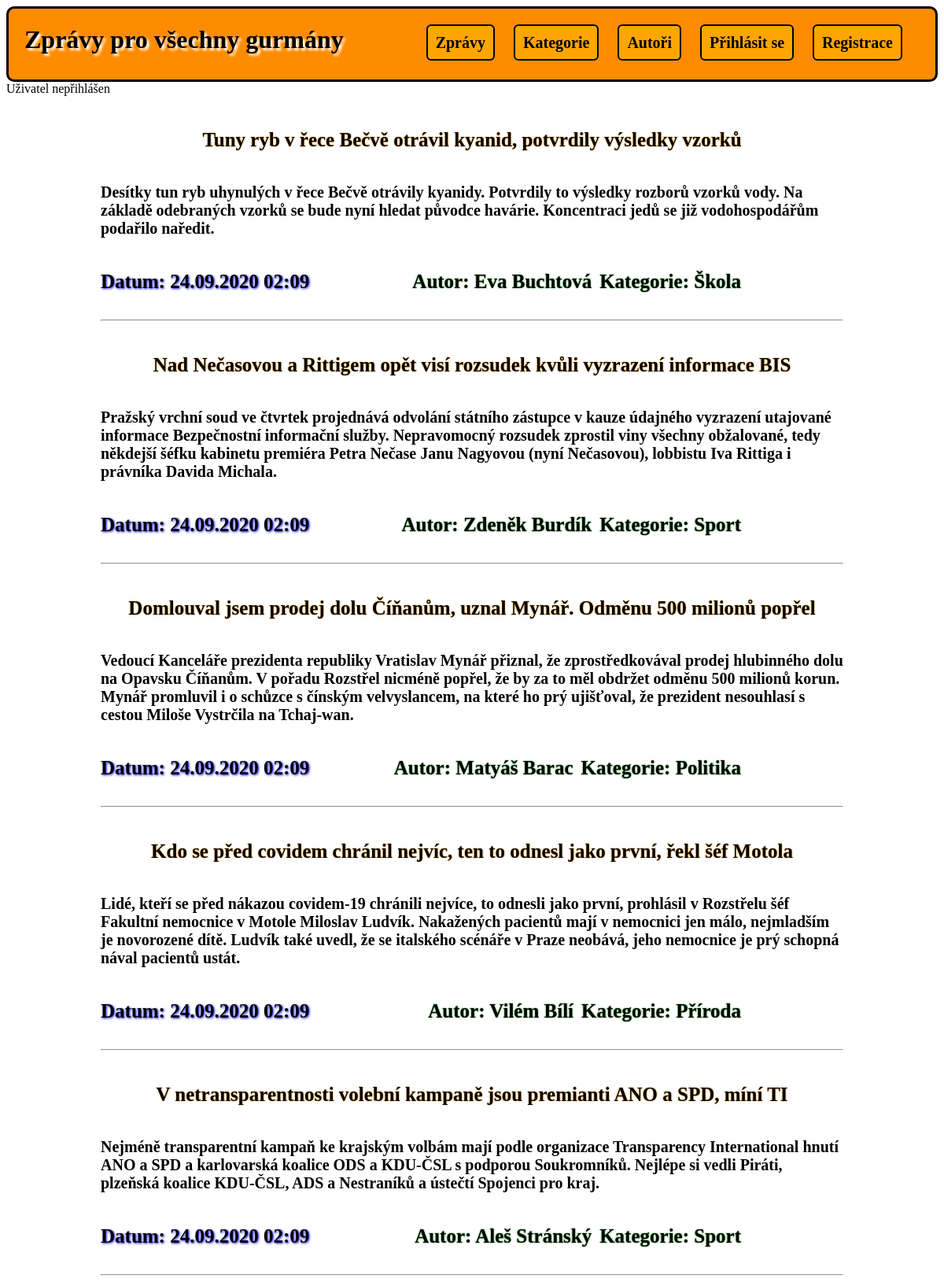
/Zprávy/index.php, run on the app's committed database.
### tables this page shows
CREATE TABLE `article` (
  `ID` int(7) NOT NULL,
  `title` varchar(300) NOT NULL,
  `perex` text NOT NULL,
  `article` text NOT NULL,
  `id_kategorie` int(11) NOT NULL,
  `id_autor` int(11) NOT NULL,
  `datum` timestamp NOT NULL DEFAULT current_timestamp(),
  `delete_add` datetime DEFAULT NULL
);

CREATE TABLE `kategorie` (
  `ID` int(11) NOT NULL,
  `Kategorie` varchar(60) NOT NULL
);

CREATE TABLE `autor` (
  `ID` int(11) NOT NULL,
  `name` varchar(100) NOT NULL,
  `email` varchar(255) NOT NULL,
  `password` varchar(255) NOT NULL
);

### Zprávy/index.php (the view, shortened to what this page needs)
<?php
$conn = new PDO('mysql:host=localhost;dbname=zpravy', 'root', '', [
    PDO::ATTR_ERRMODE => PDO::ERRMODE_EXCEPTION
]);
$conn->query('SET NAMES utf8');
$dotaz = 'SELECT *,au.ID as id_autor, k.ID as id_kategorie,a.ID as id_article FROM article a inner join autor au on a.id_autor = au.ID inner join kategorie k on a.id_kategorie = k.ID ORDER by datum desc LIMIT 5 ';
$stmt = $conn->prepare($dotaz);
$stmt->execute();
$article = $stmt->fetchAll();
?>
<!doctype html>
<html lang="en">
<head>
    <link rel="stylesheet" href="style.css" >
</head>
<body>
<header>
    <div>
        <h1>Zprávy pro všechny gurmány</h1>
        <div>
            <a href="index.php">Zprávy</a>
            <a href="Kategorie.php">Kategorie</a>
            <a href="Autori.php">Autoři</a>
            <a href="login.php">Přihlásit se</a>
            <a href="register.php">Registrace</a>
        </div>
    </div>
</header>
<?php if (isset($_SESSION['user'])): ?>
    Uživatel
    <br>
    <?= $_SESSION['user']['name'] ?>
    <br>
    <a href="logout.php">Odhlásit</a>
<?php else: ?>
Uživatel nepřihlášen
<?php endif; ?>
<nav>
    <?php foreach ($article as $zprava): ?>
    <h1><a href="Article.php?id=<?= $zprava['id_article']?>"><?= $zprava['title']?></a></h1>
    <h2>
        <?= $zprava['perex']?>
    </h2>
    <h3>Datum: <?= date("d.m.Y h:m",strtotime($zprava['datum']))?></h3>
    <nav>
        <a href="vypis.php?id_kategorie=<?= $zprava['id_kategorie']?>">Kategorie: <?= $zprava['Kategorie']?></a>
        <a href="vypis.php?id_autor=<?= $zprava['id_autor']?>">Autor: <?= $zprava['name']?></a>
    </nav>
    <br>
    <br>
    <br>
    <hr>
    <?php endforeach; ?>
</nav>
</body>
</html>

### Zprávy/style.css (style rules this page uses)
header { background-color: darkorange; border-radius: 10px; border: black solid 3px; height: 90px; }
header div h1 { float:left; padding-left: 20px; text-shadow: 3px 3px 3px white }
header div div { float: right; margin: 32px; }
header div div a { border: solid black 2px; padding: 10px; margin: 10px; text-decoration: none; color:black; font-weight: bold; font-size: 20px; border-radius: 6px; background-color: orange; }
nav { padding-left: 120px; padding-right: 120px; }
nav h1 { font-size: 50px; text-shadow: 3px 3px 3px darkorange; }
nav h1 a { text-decoration: none; color: black; }
nav h3 { float: Left; font-size: 25px; text-shadow: 1px 1px 3px blue }
nav nav { margin-top: 42px; }
nav h2 { font-weight: bold; font-size: 20px; }
nav nav a { color: black; text-decoration: none; float: right; margin-right: 10px; text-shadow: 0px 0px 2px green; font-weight: bold; font-size: 25px; }
nav a { color: black; text-decoration: none; text-shadow: 0px 0px 2px darkorange; font-weight: bold; font-size: 25px; text-align:center; display:block; }

### data on the page
article: title "Tuny ryb v řece Bečvě otrávil kyanid, potvrdily výsledky vzorků", perex "Desítky tun ryb uhynulých v řece Bečvě otrávily kyanidy. Potvrdily to výsledky rozborů vzorků vody. Na základě odebraných vzorků se bude nyní hledat původce havárie. Koncentraci jedů se již vodohospodářům podařilo naředit.", datum "24.09.2020 02:09", id_kategorie.Kategorie "Škola", id_autor.name "Eva Buchtová"
article: title "Nad Nečasovou a Rittigem opět visí rozsudek kvůli vyzrazení informace BIS", perex "Pražský vrchní soud ve čtvrtek projednává odvolání státního zástupce v kauze údajného vyzrazení utajované informace Bezpečnostní informační služby. Nepravomocný rozsudek zprostil viny všechny obžalované, tedy někdejší šéfku kabinetu premiéra Petra Nečase Janu Nagyovou (nyní Nečasovou), lobbistu Iva Rittiga i právníka Davida Michala.", datum "24.09.2020 02:09", id_kategorie.Kategorie "Sport", id_autor.name "Zdeněk Burdík"
article: title "Domlouval jsem prodej dolu Číňanům, uznal Mynář. Odměnu 500 milionů popřel", perex "Vedoucí Kanceláře prezidenta republiky Vratislav Mynář přiznal, že zprostředkovával prodej hlubinného dolu na Opavsku Číňanům. V pořadu Rozstřel nicméně popřel, že by za to měl obdržet odměnu 500 milionů korun. Mynář promluvil i o schůzce s čínským velvyslancem, na které ho prý ujišťoval, že prezident nesouhlasí s cestou Miloše Vystrčila na Tchaj-wan.", datum "24.09.2020 02:09", id_kategorie.Kategorie "Politika", id_autor.name "Matyáš Barac"
article: title "Kdo se před covidem chránil nejvíc, ten to odnesl jako první, řekl šéf Motola", perex "Lidé, kteří se před nákazou covidem-19 chránili nejvíce, to odnesli jako první, prohlásil v Rozstřelu šéf Fakultní nemocnice v Motole Miloslav Ludvík. Nakažených pacientů mají v nemocnici jen málo, nejmladším je novorozené dítě. Ludvík také uvedl, že se italského scénáře v Praze neobává, jeho nemocnice je prý schopná nával pacientů ustát.", datum "24.09.2020 02:09", id_kategorie.Kategorie "Příroda", id_autor.name "Vilém Bílí"
article: title "V netransparentnosti volební kampaně jsou premianti ANO a SPD, míní TI", perex "Nejméně transparentní kampaň ke krajským volbám mají podle organizace Transparency International hnutí ANO a SPD a karlovarská koalice ODS a KDU-ČSL s podporou Soukromníků. Nejlépe si vedli Piráti, plzeňská koalice KDU-ČSL, ADS a Nestraníků a ústečtí Spojenci pro kraj.", datum "24.09.2020 02:09", id_kategorie.Kategorie "Sport", id_autor.name "Aleš Stránský"
